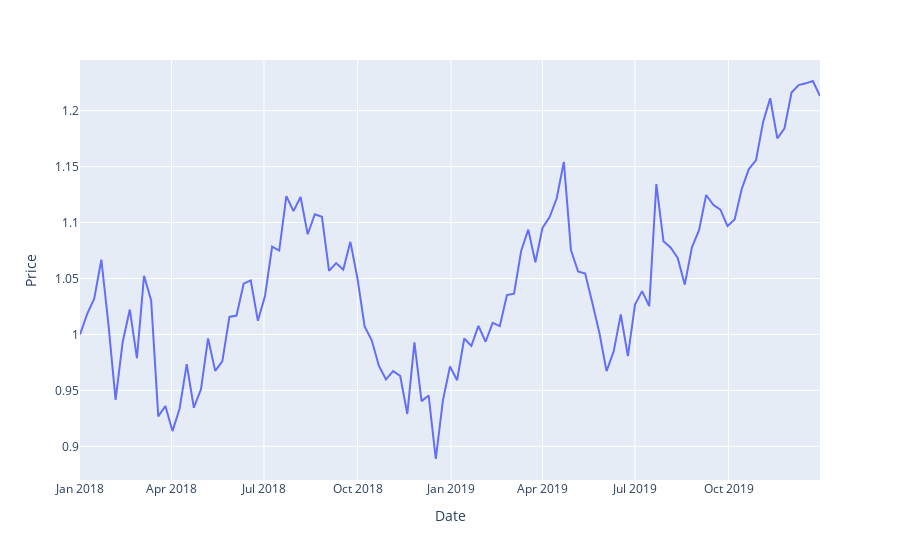

The cell this chart's notebook holds for it:
### Code cell
px.line(df_stocks, x='date', y='GOOG', labels={'date': 'Date', 'GOOG': 'Price'})
